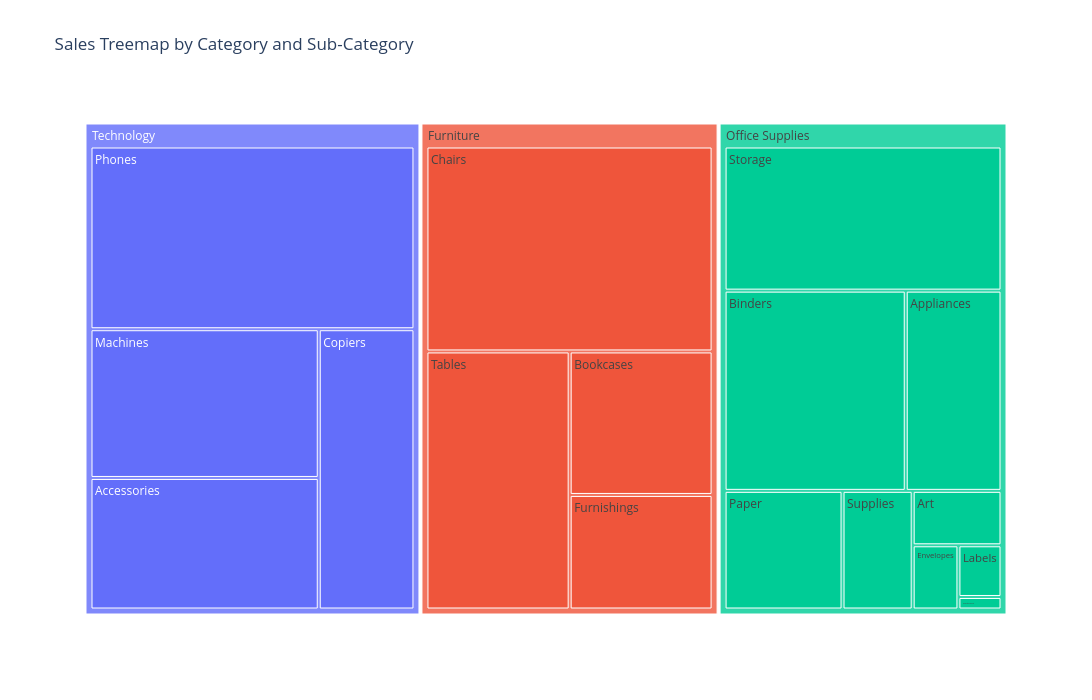

The notebook cell saved with this chart:
### Code cell
#plotly
fig = px.treemap(  df,  path=["Category", "Sub-Category"], values="Sales", title="Sales Treemap by Category and Sub-Category")
fig.update_layout(    template="plotly_white",  width=1200,  height=700)
fig.show();

### Figure 1 — Plotly figure (JSON) as saved in the notebook; plotly's stock layout.template omitted (floating-point values rounded to 4 significant figures)
{"data": [{"branchvalues": "total", "domain": {"x": [0, 1], "y": [0, 1]}, "hovertemplate": "labels=%{label}<br>Sales=%{value}<br>parent=%{parent}<br>id=%{id}<extra></extra>", "ids": ["Furniture/Bookcases", "Furniture/Chairs", "Office Supplies/Labels", "Furniture/Tables", "Office Supplies/Storage", "Furniture/Furnishings", "Office Supplies/Art", "Technology/Phones", "Office Supplies/Binders", "Office Supplies/Appliances", "Office Supplies/Paper", "Technology/Accessories", "Office Supplies/Envelopes", "Office Supplies/Fasteners", "Office Supplies/Supplies", "Technology/Machines", "Technology/Copiers", "Furniture", "Office Supplies", "Technology"], "labels": ["Bookcases", "Chairs", "Labels", "Tables", "Storage", "Furnishings", "Art", "Phones", "Binders", "Appliances", "Paper", "Accessories", "Envelopes", "Fasteners", "Supplies", "Machines", "Copiers", "Furniture", "Office Supplies", "Technology"], "name": "", "parents": ["Furniture", "Furniture", "Office Supplies", "Furniture", "Office Supplies", "Furniture", "Office Supplies", "Technology", "Office Supplies", "Office Supplies", "Office Supplies", "Technology", "Office Supplies", "Office Supplies", "Office Supplies", "Technology", "Technology", "", "", ""], "type": "treemap", "values": [114900.0, 328400.0, 12490.0, 207000.0, 223800.0, 91710.0, 27120.0, 330000.0, 203400.0, 107500.0, 78480.0, 167400.0, 16480.0, 3024.0, 46670.0, 189200.0, 149500.0, 742000.0, 719000.0, 836200.0]}], "layout": {"height": 700, "legend": {"tracegroupgap": 0}, "title": {"text": "Sales Treemap by Category and Sub-Category"}, "width": 1200}}
